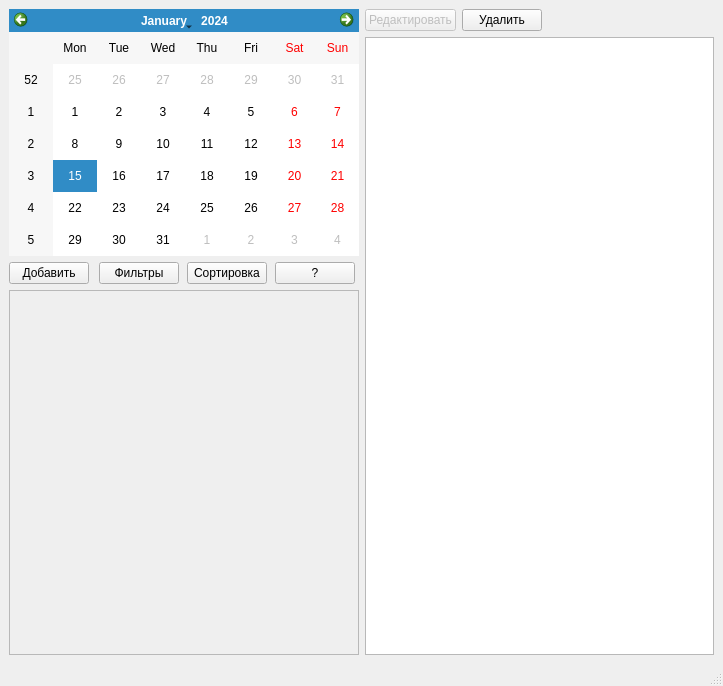
<?xml version="1.0" encoding="UTF-8"?>
<ui version="4.0">
 <class>MainWindow</class>
 <widget class="QMainWindow" name="MainWindow">
  <property name="geometry">
   <rect>
    <x>0</x>
    <y>0</y>
    <width>723</width>
    <height>686</height>
   </rect>
  </property>
  <property name="sizePolicy">
   <sizepolicy hsizetype="Preferred" vsizetype="Preferred">
    <horstretch>11</horstretch>
    <verstretch>11</verstretch>
   </sizepolicy>
  </property>
  <property name="windowTitle">
   <string>MainWindow</string>
  </property>
  <widget class="QWidget" name="centralwidget">
   <layout class="QGridLayout" name="gridLayout_2">
    <item row="3" column="0">
     <layout class="QGridLayout" name="gridLayout">
      <property name="sizeConstraint">
       <enum>QLayout::SetFixedSize</enum>
      </property>
      <item row="1" column="2">
       <widget class="QPushButton" name="sortB">
        <property name="sizePolicy">
         <sizepolicy hsizetype="Fixed" vsizetype="Fixed">
          <horstretch>0</horstretch>
          <verstretch>0</verstretch>
         </sizepolicy>
        </property>
        <property name="text">
         <string>Сортировка</string>
        </property>
       </widget>
      </item>
      <item row="2" column="0" colspan="4">
       <widget class="QScrollArea" name="scrollArea">
        <property name="enabled">
         <bool>true</bool>
        </property>
        <property name="sizePolicy">
         <sizepolicy hsizetype="Fixed" vsizetype="Expanding">
          <horstretch>0</horstretch>
          <verstretch>0</verstretch>
         </sizepolicy>
        </property>
        <property name="minimumSize">
         <size>
          <width>350</width>
          <height>0</height>
         </size>
        </property>
        <property name="verticalScrollBarPolicy">
         <enum>Qt::ScrollBarAsNeeded</enum>
        </property>
        <property name="sizeAdjustPolicy">
         <enum>QAbstractScrollArea::AdjustIgnored</enum>
        </property>
        <property name="widgetResizable">
         <bool>true</bool>
        </property>
        <widget class="QWidget" name="scrollAreaWidgetContents">
         <property name="geometry">
          <rect>
           <x>0</x>
           <y>0</y>
           <width>348</width>
           <height>338</height>
          </rect>
         </property>
         <layout class="QFormLayout" name="formLayout">
          <property name="sizeConstraint">
           <enum>QLayout::SetNoConstraint</enum>
          </property>
          <item row="0" column="0" colspan="2">
           <layout class="QVBoxLayout" name="eventLay">
            <property name="sizeConstraint">
             <enum>QLayout::SetMinAndMaxSize</enum>
            </property>
           </layout>
          </item>
         </layout>
        </widget>
       </widget>
      </item>
      <item row="0" column="0" colspan="4">
       <widget class="QCalendarWidget" name="calendarWidget">
        <property name="sizePolicy">
         <sizepolicy hsizetype="Fixed" vsizetype="Maximum">
          <horstretch>0</horstretch>
          <verstretch>0</verstretch>
         </sizepolicy>
        </property>
        <property name="minimumSize">
         <size>
          <width>350</width>
          <height>247</height>
         </size>
        </property>
        <property name="baseSize">
         <size>
          <width>338</width>
          <height>163</height>
         </size>
        </property>
        <property name="layoutDirection">
         <enum>Qt::LeftToRight</enum>
        </property>
       </widget>
      </item>
      <item row="1" column="3">
       <widget class="QPushButton" name="questionB">
        <property name="sizePolicy">
         <sizepolicy hsizetype="Fixed" vsizetype="Fixed">
          <horstretch>0</horstretch>
          <verstretch>0</verstretch>
         </sizepolicy>
        </property>
        <property name="text">
         <string>?</string>
        </property>
       </widget>
      </item>
      <item row="1" column="1">
       <widget class="QPushButton" name="filterB">
        <property name="sizePolicy">
         <sizepolicy hsizetype="Fixed" vsizetype="Fixed">
          <horstretch>0</horstretch>
          <verstretch>0</verstretch>
         </sizepolicy>
        </property>
        <property name="text">
         <string>Фильтры</string>
        </property>
       </widget>
      </item>
      <item row="1" column="0">
       <widget class="QPushButton" name="addB">
        <property name="sizePolicy">
         <sizepolicy hsizetype="Fixed" vsizetype="Fixed">
          <horstretch>0</horstretch>
          <verstretch>0</verstretch>
         </sizepolicy>
        </property>
        <property name="text">
         <string>Добавить</string>
        </property>
       </widget>
      </item>
     </layout>
    </item>
    <item row="3" column="1">
     <layout class="QGridLayout" name="gridLayout_3">
      <item row="1" column="0" colspan="3">
       <widget class="QPlainTextEdit" name="plainTextEdit"/>
      </item>
      <item row="0" column="0">
       <widget class="QPushButton" name="redactB">
        <property name="enabled">
         <bool>false</bool>
        </property>
        <property name="sizePolicy">
         <sizepolicy hsizetype="Fixed" vsizetype="Fixed">
          <horstretch>0</horstretch>
          <verstretch>0</verstretch>
         </sizepolicy>
        </property>
        <property name="text">
         <string>Редактировать</string>
        </property>
       </widget>
      </item>
      <item row="0" column="1">
       <widget class="QPushButton" name="delB">
        <property name="sizePolicy">
         <sizepolicy hsizetype="Fixed" vsizetype="Fixed">
          <horstretch>0</horstretch>
          <verstretch>0</verstretch>
         </sizepolicy>
        </property>
        <property name="text">
         <string>Удалить</string>
        </property>
       </widget>
      </item>
     </layout>
    </item>
   </layout>
  </widget>
  <widget class="QMenuBar" name="menubar">
   <property name="geometry">
    <rect>
     <x>0</x>
     <y>0</y>
     <width>723</width>
     <height>21</height>
    </rect>
   </property>
  </widget>
  <widget class="QStatusBar" name="statusbar"/>
 </widget>
 <resources/>
 <connections/>
</ui>
